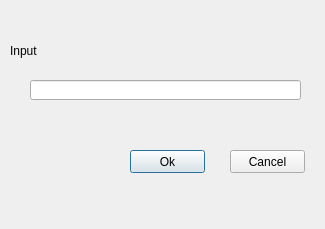
<?xml version="1.0" encoding="UTF-8"?>
<ui version="4.0">
 <class>InputDialog</class>
 <widget class="QDialog" name="InputDialog">
  <property name="geometry">
   <rect>
    <x>0</x>
    <y>0</y>
    <width>325</width>
    <height>229</height>
   </rect>
  </property>
  <property name="minimumSize">
   <size>
    <width>325</width>
    <height>229</height>
   </size>
  </property>
  <property name="maximumSize">
   <size>
    <width>325</width>
    <height>229</height>
   </size>
  </property>
  <property name="windowTitle">
   <string>InputDialog</string>
  </property>
  <widget class="QLabel" name="infoLabel">
   <property name="geometry">
    <rect>
     <x>10</x>
     <y>30</y>
     <width>311</width>
     <height>41</height>
    </rect>
   </property>
   <property name="text">
    <string>Input</string>
   </property>
  </widget>
  <widget class="QLineEdit" name="lineEdit">
   <property name="geometry">
    <rect>
     <x>30</x>
     <y>80</y>
     <width>271</width>
     <height>20</height>
    </rect>
   </property>
  </widget>
  <widget class="QPushButton" name="pushButton">
   <property name="geometry">
    <rect>
     <x>130</x>
     <y>150</y>
     <width>75</width>
     <height>23</height>
    </rect>
   </property>
   <property name="text">
    <string>Ok</string>
   </property>
  </widget>
  <widget class="QPushButton" name="pushButton_2">
   <property name="geometry">
    <rect>
     <x>230</x>
     <y>150</y>
     <width>75</width>
     <height>23</height>
    </rect>
   </property>
   <property name="text">
    <string>Cancel</string>
   </property>
  </widget>
 </widget>
 <layoutdefault spacing="6" margin="11"/>
 <resources/>
 <connections>
  <connection>
   <sender>pushButton</sender>
   <signal>clicked()</signal>
   <receiver>InputDialog</receiver>
   <slot>accept()</slot>
   <hints>
    <hint type="sourcelabel">
     <x>167</x>
     <y>161</y>
    </hint>
    <hint type="destinationlabel">
     <x>162</x>
     <y>114</y>
    </hint>
   </hints>
  </connection>
  <connection>
   <sender>pushButton_2</sender>
   <signal>clicked()</signal>
   <receiver>InputDialog</receiver>
   <slot>reject()</slot>
   <hints>
    <hint type="sourcelabel">
     <x>267</x>
     <y>161</y>
    </hint>
    <hint type="destinationlabel">
     <x>162</x>
     <y>114</y>
    </hint>
   </hints>
  </connection>
 </connections>
</ui>
